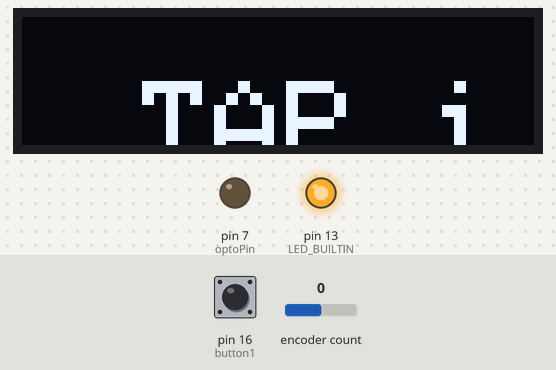
A program run on a simulated Arduino Leonardo, built with avr-gcc and run on an emulated ATmega32U4. On the bench: 128×32 one-colour display, output pins drawn as LEDs (lit = HIGH). Dashed ring = blinking. The test bench sets the inputs (shaded band); at power-on: pin 16 (button1) HIGH, encoder count 0. EEPROM starts erased; what the program prints to the serial monitor is not drawn.

Above: at 2.1 s.
At 4.2 s:
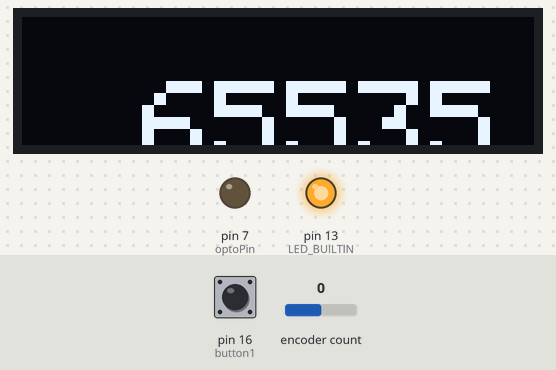
4.3 s: pin 16 (button1) pulled LOW for 0.15 s
At 5.6 s:
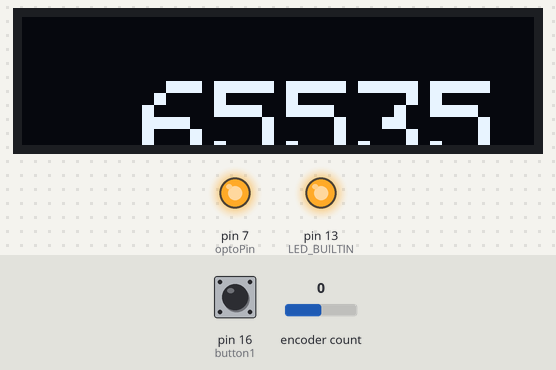
5.9 s: pin 16 (button1) pulled LOW for 1 s
8.4 s: encoder count set to 1
At 9.6 s:
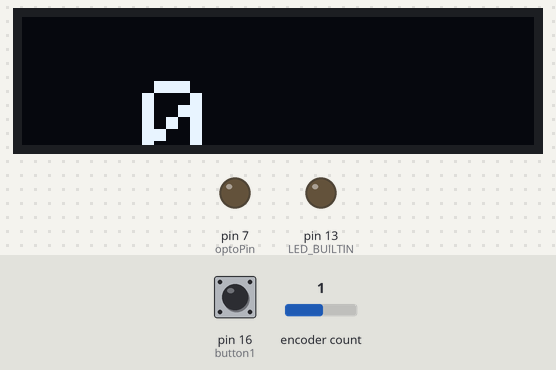
9.9 s: pin 16 (button1) pulled LOW for 0.15 s
11.5 s: encoder count set to 2
At 12.1 s:
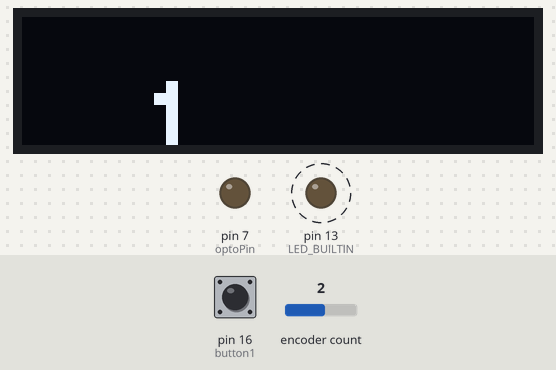
14.5 s: encoder count set to 3
At 15.0 s:
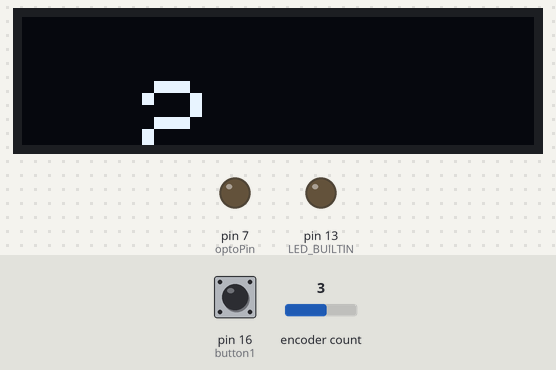
Timing chart, 0 to 17.5 s (numbered marks = the images above; inputs shaded):
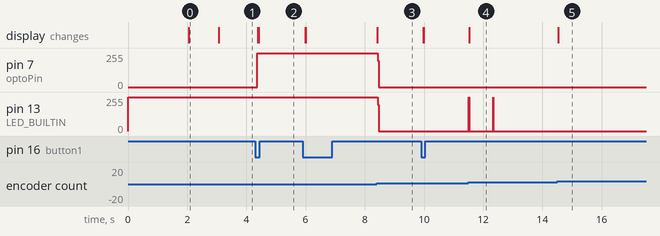

Measured:
- after the input at 4.3 s, pin 7 (optoPin): 0/255 → 255/255 after 0.06 s; the display: first changes after 0.08 s (image 2 shows a later state)
- after the input at 8.4 s, pin 7 (optoPin), pin 13 (LED_BUILTIN): 255/255 → 0/255 at once; the display: changes at once (image 3)
- after the input at 11.5 s, pin 13 (LED_BUILTIN): alternates 255/255 for 0.01 s and 0/255 for 0.81 s, 4 changes in all, then stays 0/255, starting at once; the display: changes at once (image 4)
- after the input at 14.5 s, pin 13 (LED_BUILTIN): stops changing and stays 0/255; the display: changes at once (image 5)
- what the display in image 0 shows lasts 1.1 s, from 2.0 s to 3.1 s

The program:

main.cpp
```cpp
#include <Arduino.h>
#include <EEPROM.h>

#include <Wire.h>
#include <ezButton.h>
#include <RotaryEncoder.h>
#include <Adafruit_SSD1306.h>

#include <stdio.h>

#include <MIDI.h>

#define MIDIinPin 0
#define MIDIoutPin 1

#define screenSDA 2 //OLED i2C SDA Pin
#define screenSCL 3 //OLED i2C SCL

#define SCREEN_WIDTH 128 // OLED display width, in pixels
#define SCREEN_HEIGHT 32 // OLED display height, in pixels

Adafruit_SSD1306 display(SCREEN_WIDTH, SCREEN_HEIGHT, &Wire, -1);

#define pinAKY  15  //CLK Output A of the encoder
#define pinBKY  14 //DT Output B of the encoder
ezButton button1(16); // switch of the encoder

#define tapPin 4

#define optoPin 7

#define BIG_LED

RotaryEncoder encoder(pinAKY, pinBKY, RotaryEncoder::LatchMode::FOUR3);


bool ioState = false;

const int eepromBpmAddress = 0;
const byte eepromModeAddress = sizeof(byte);

volatile unsigned int globalBpm;
unsigned int newBpm;

volatile byte modeIndex;

unsigned int clockCount;
unsigned int clockCountMax;

byte barCount = 0;
bool barFlag = 0;

unsigned int gateTime = 0; //ms
unsigned int gateTimeMax = 5; //ms
bool gateState = 0;

unsigned int waitTime = 0; //ms
unsigned int waitTimeMax = 2000; //ms

void ioButton();
void displayTempo(unsigned int tempo);
void displayMode(String mode);

void setup() {

  //Recal the EEPROM Memory for tempo

  EEPROM.get(eepromBpmAddress, globalBpm);
  if (globalBpm == 0xFFFFFFFF || globalBpm == 0) {
      globalBpm = 80;
  } //if
  newBpm = globalBpm;

  EEPROM.get(eepromModeAddress, modeIndex);
  if (modeIndex == 0xFF || modeIndex < 0 || modeIndex > 2) {
    modeIndex = 0;
  }
  cli(); //disable all interruptions

  //init timer interruption
  TCCR1A = 0;               // Set entire TCCR1A register to 0
  TCCR1B = 0;               // Same for TCCR1B
  TCNT1 = 0;                // Initialise le compteur à 0

  // Configure le compare match register pour générer une interruption toutes les 0.1ms
  OCR1A = 159;              // 160 (16 MHz / (8 * 1250)) - 1

  // Configure le mode CTC (Clear Timer on Compare Match)
  TCCR1B |= (1 << WGM12);

  // Configure le prescaler sur 8
  TCCR1B |= (1 << CS11);

  // Activer l'interruption sur compare match A
  TIMSK1 |= (1 << OCIE1A);

  sei();

  //init de l'interruption i/O
  attachInterrupt(digitalPinToInterrupt(tapPin), ioButton, RISING);

  //init button Encoder
  button1.setDebounceTime(50);

  //init des digital outputs
  pinMode(optoPin,OUTPUT);
  pinMode(LED_BUILTIN,OUTPUT);

  //init du display
    if(!display.begin(SSD1306_SWITCHCAPVCC, 0x3C)) {
      //migth be SSD1306_SWITCHCAPVCC
      Serial.println("SSD1306 allocation failed");
      for(;;); // Don't proceed, loop forever
    } //if
    display.clearDisplay();
    delay(2000);
    display.setTextSize(3);
    display.setTextColor(WHITE);
    display.setCursor(30, 16);
    // Display static text
    display.println("TAP is Ready");
    display.display();
    delay(1000);
} // setup

// INTERRUPTIONS

void ioButton(){

  switch (modeIndex) {
            case 0: // Trigger 4 times and stop
                barCount =0;
                barFlag = 1;
                break;
            case 1: //Read the tapped Tempo
                break;
            case 2: //Desactivated

                break;
    } //switch
} //ioButton

ISR(TIMER1_COMPA_vect) {

  if (clockCount++ > clockCountMax) { // clockCount = durée d'un pas temporel en 0,1ms
    clockCount = 0;
    digitalWrite(LED_BUILTIN, HIGH);

    switch (modeIndex){
    case 0:
      if (barFlag){ //Only on mode 0
          if (barCount++ < 4) { //opens the gate 4 times while barFlag is true
            digitalWrite(optoPin, HIGH);
            gateState = 1;
            gateTime = millis();
          }// if
          else{
            barFlag = 0;
            barCount = 0;
          }// else
      } //if
      break;
    default: // mode 1 or 2
      digitalWrite(optoPin, HIGH);
      gateState = 1;
      gateTime = 0;
      break;
    }// switch
  }

}

void loop() {

  static  unsigned int ms = millis();
  if (ms >= gateTime + gateTimeMax) { //close the gate after 5ms
    digitalWrite(LED_BUILTIN, LOW);
    digitalWrite(optoPin, LOW);
    gateState = 0;
    gateTime = 0;
  } //if

 button1.loop(); // Met à jour l'état du bouton

    if (button1.isPressed()) {
      modeIndex = (modeIndex + 1) % 3;  // Changer de mode
      EEPROM.put(eepromModeAddress, modeIndex);
      switch (modeIndex) {
          case 0:
// Affiche Trigger
              displayMode("Trigger Mode");
              break;
          case 1:
// Affiche Synced
              displayMode("Synced Mode");
              break;
          case 2:
//Affiche MIDI in
              displayMode("MIDI in Mode");
              break;
      }
    } // if

    // rotary switch KY040
    static int pos = 0;
    encoder.tick();

    int newPos = encoder.getPosition();

    if (pos != newPos) {

        newBpm += (float)encoder.getDirection();

        if (newBpm > 40 || newBpm < 220) {

        Serial.print("New Bpm = ");
        Serial.println(newBpm);

        globalBpm = newBpm;
        EEPROM.put(eepromBpmAddress, globalBpm); //écrit la valeur dans la mémoire EEPROM

        clockCountMax = (600000 / globalBpm); // 60 000 / bpm = durée d'un pas temporel en ms
        }
        else if (newBpm < 40) {
          newBpm = 40;
        }
        else if (newBpm > 220) {
          newBpm = 220;
        }
      pos = newPos;
    } // if

    static unsigned wait = millis();
    if ( wait >= waitTime + waitTimeMax) { //close the gate after 2000 ms
      displayTempo(globalBpm);
    }

}

void displayTempo(unsigned int tempo) {
  display.clearDisplay();
  display.setTextSize(3);
  display.setTextColor(WHITE);
  display.setCursor(30, 16);
  display.println(tempo);
  display.display();
}


void displayMode(String mode) {
  display.clearDisplay();
  display.setTextSize(3);
  display.setTextColor(WHITE);
  display.setCursor(30, 16);
  display.println(mode);
  display.display();
}
```
